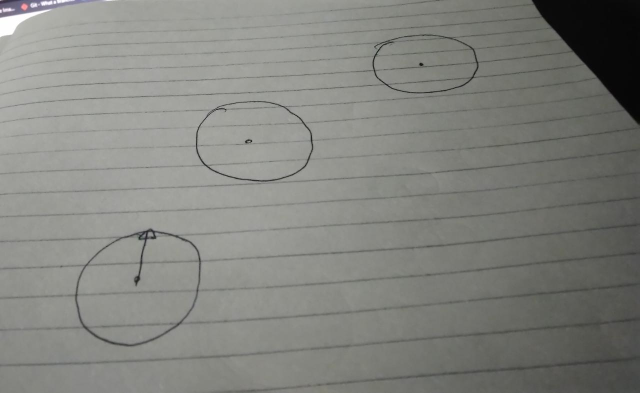
#> input picture birds view/try.jpeg, 1280 x 786 px, found by its file name (shown at 1/2 size)
$ python perspective.py
#> lines starting #> are read from the running program, lines starting #| are printed output that depends on the picture
import cv2 as cv
import numpy as np

img1 = cv.imread("opencv/birds view/try.jpeg", cv.IMREAD_COLOR)
#> img1 is the input picture: shape (786, 1280, 3); mean B, G, R 126.2, 131.1, 130.2
cv.imshow('dd',img1)
image = np.zeros((700, 700, 3), np.uint8)
src = np.array([[0,200],[480,200],[480,360],[0,360]],np.float32)
dst = np.array([[0,0],[480,0],[300,360],[180,360]],np.float32)

M = cv.getPerspectiveTransform(src, dst)
warp = cv.warpPerspective(img1.copy(), M, (480, 360))
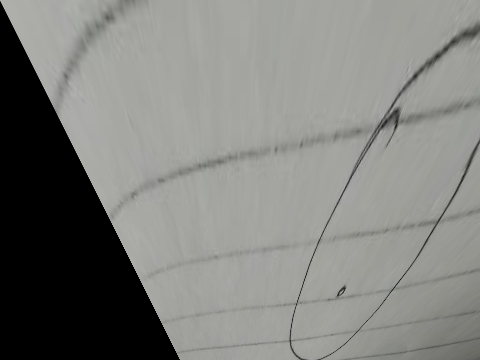
#> warp: shape (360, 480, 3); mean B, G, R 125, 129, 128.2
cv.imshow('transform', warp)
cv.waitKey(0)
cv.destroyAllWindows()

$ run again, with birds view/bird.jpg copied over birds view/try.jpeg
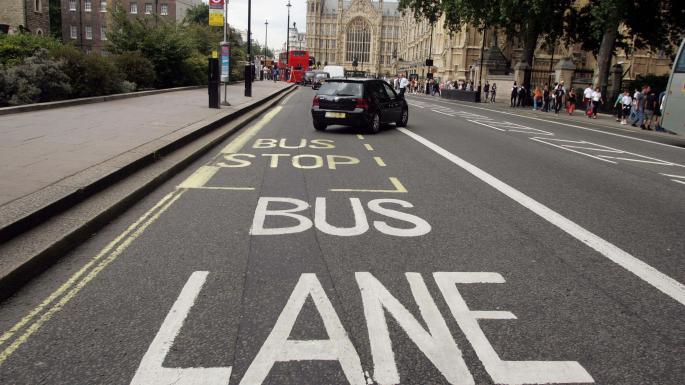
#> input picture birds view/bird.jpg, 685 x 385 px, found by its file name
#> img1 is the input picture: shape (385, 685, 3); mean B, G, R 99.6, 105.4, 110.6
#> `warp = cv.warpPerspective(img1.copy(), M, (480, 360))`:
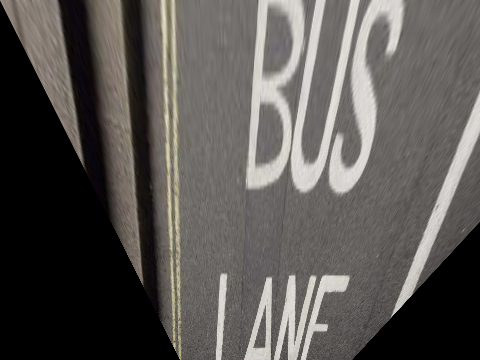
#> warp: shape (360, 480, 3); mean B, G, R 82.8, 86.1, 89.5
